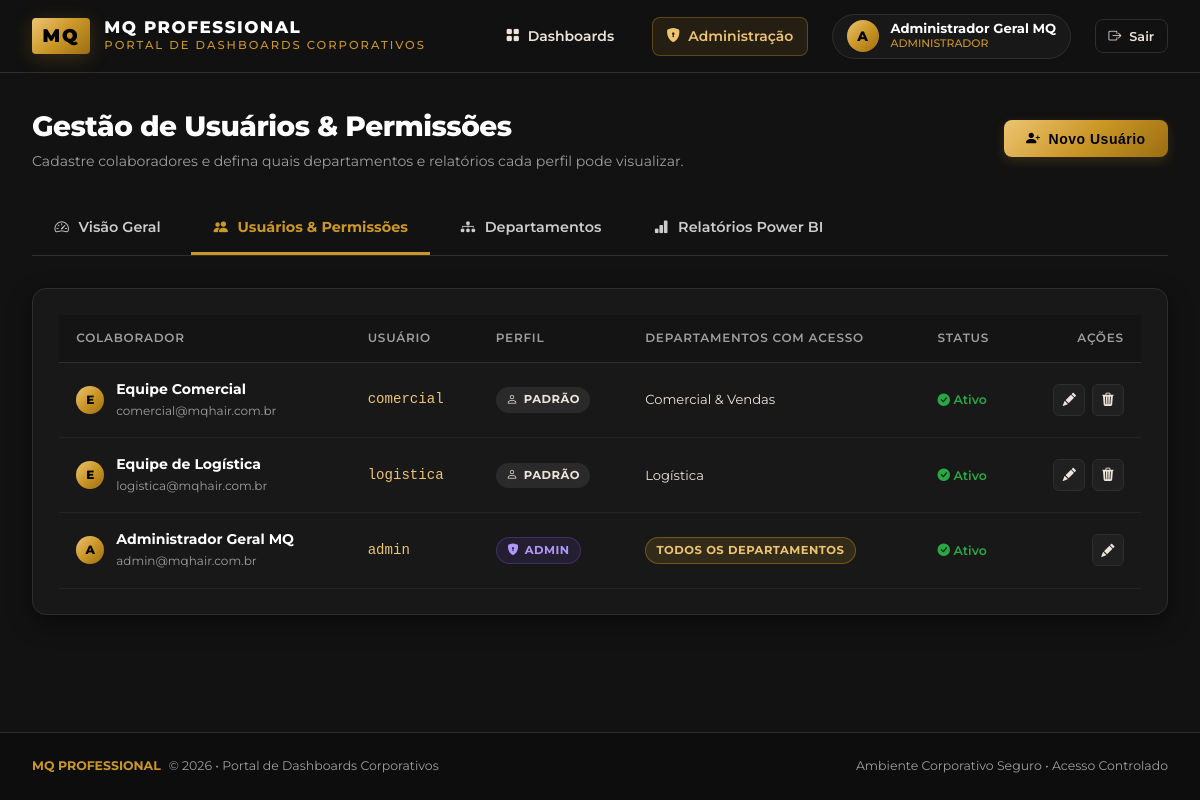
Page /admin/users (signed in) on the committed database.
### tables this page shows
CREATE TABLE users (
        id INTEGER PRIMARY KEY AUTOINCREMENT,
        username TEXT UNIQUE NOT NULL,
        name TEXT NOT NULL,
        email TEXT,
        password_hash TEXT NOT NULL,
        role TEXT DEFAULT 'user', -- 'admin' ou 'user'
        department_id INTEGER,
        active INTEGER DEFAULT 1,
        created_at DATETIME DEFAULT CURRENT_TIMESTAMP,
        FOREIGN KEY (department_id) REFERENCES departments (id) ON DELETE SET NULL
    );

### app.py (the view, shortened to what this page needs)
@app.route('/admin/users', methods=['GET', 'POST'])
@admin_required
def admin_users():
    users = list_all_users()
    departments = list_all_departments()
    user_depts_map = {}
    for u in users:
        user_depts_map[u['id']] = get_user_department_ids(u['id'])
    return render_template('admin/users.html', users=users, departments=departments, user_depts_map=user_depts_map)

### app.py (called while the page is built)
def admin_required(f):
    @wraps(f)
    def decorated_function(*args, **kwargs):
        if 'user_id' not in session:
            flash('Por favor, faça login para acessar esta área.', 'warning')
            return redirect(url_for('login', next=request.url))
        if session.get('role') != 'admin':
            flash('Acesso restrito. Você não possui privilégios de Administrador.', 'danger')
            return redirect(url_for('portal'))
        return f(*args, **kwargs)
    return decorated_function

@app.context_processor
def inject_globals():
    return {
        'current_user': {
            'id': session.get('user_id'),
            'username': session.get('username'),
            'name': session.get('name'),
            'role': session.get('role'),
            'is_admin': session.get('role') == 'admin'
        } if 'user_id' in session else None
    }

### database.py (called while the page is built)
def get_db():
    conn = sqlite3.connect(Config.DATABASE)
    conn.row_factory = sqlite3.Row
    conn.execute("PRAGMA foreign_keys = ON;")
    return conn

def list_all_users():
    conn = get_db()
    users = conn.execute('''
        SELECT u.*, d.name as department_name,
               (SELECT GROUP_CONCAT(d2.name, ', ')
                FROM user_departments ud
                JOIN departments d2 ON ud.department_id = d2.id
                WHERE ud.user_id = u.id) as all_departments
        FROM users u
        LEFT JOIN departments d ON u.department_id = d.id
        ORDER BY u.role DESC, u.name ASC
    ''').fetchall()
    conn.close()
    return [dict(user) for user in users]

def get_user_department_ids(user_id):
    conn = get_db()
    rows = conn.execute('SELECT department_id FROM user_departments WHERE user_id = ?', (user_id,)).fetchall()
    conn.close()
    return [r['department_id'] for r in rows]

def list_all_departments():
    conn = get_db()
    departments = conn.execute('''
        SELECT d.*,
               (SELECT COUNT(*) FROM reports r WHERE r.department_id = d.id AND r.active = 1) as report_count,
               (SELECT COUNT(DISTINCT user_id) FROM user_departments ud WHERE ud.department_id = d.id) as user_count
        FROM departments d
        ORDER BY d.name ASC
    ''').fetchall()
    conn.close()
    return [dict(department) for department in departments]

### templates/admin/users.html (shortened to what this page needs)
{% extends "base.html" %}
{% block extra_css %}
<link rel="stylesheet" href="{{ url_for('static', filename='css/admin.css') }}">
{% endblock %}
{% block content %}
<div class="admin-header">
    <div class="admin-title-group">
        <h1>Gestão de Usuários & Permissões</h1>
        <p>Cadastre colaboradores e defina quais departamentos e relatórios cada perfil pode visualizar.</p>
    </div>
    <button type="button" class="btn-mq-gold" onclick="openModal('createUserModal')">
        <i class="bi bi-person-plus-fill"></i> Novo Usuário
    </button>
</div>
<nav class="admin-nav-tabs">
    <a href="{{ url_for('admin_dashboard') }}" class="admin-tab-link">
        <i class="bi bi-speedometer2"></i> Visão Geral
    </a>
    <a href="{{ url_for('admin_users') }}" class="admin-tab-link active">
        <i class="bi bi-people-fill"></i> Usuários & Permissões
    </a>
    <a href="{{ url_for('admin_departments') }}" class="admin-tab-link">
        <i class="bi bi-diagram-3-fill"></i> Departamentos
    </a>
    <a href="{{ url_for('admin_reports') }}" class="admin-tab-link">
        <i class="bi bi-bar-chart-fill"></i> Relatórios Power BI
    </a>
</nav>
<div class="admin-card">
    <div class="mq-table-responsive">
        <table class="mq-table">
            <thead>
                <tr>
                    <th>Colaborador</th>
                    <th>Usuário</th>
                    <th>Perfil</th>
                    <th>Departamentos com Acesso</th>
                    <th>Status</th>
                    <th style="text-align: right;">Ações</th>
                </tr>
            </thead>
            <tbody>
                {% for u in users %}
                <tr>
                    <td>
                        <div style="display: flex; align-items: center; gap: 0.75rem;">
                            <div class="mq-avatar" style="width: 28px; height: 28px; font-size: 0.75rem;">
                                {{ u.name[:1] | upper }}
                            </div>
                            <div>
                                <span style="font-weight: 700; color: var(--mq-white); display: block;">{{ u.name }}</span>
                                <span style="font-size: 0.75rem; color: var(--mq-gray-muted);">{{ u.email or 'Sem e-mail' }}</span>
                            </div>
                        </div>
                    </td>
                    <td style="font-family: monospace; color: var(--mq-gold-light);">{{ u.username }}</td>
                    <td>
                        {% if u.role == 'admin' %}
                            <span class="mq-badge mq-badge-admin"><i class="bi bi-shield-lock-fill"></i> Admin</span>
                        {% else %}
                            <span class="mq-badge" style="background: rgba(255, 255, 255, 0.08); color: var(--mq-creme-2);"><i class="bi bi-person"></i> Padrão</span>
                        {% endif %}
                    </td>
                    <td>
                        {% if u.role == 'admin' %}
                            <span class="mq-badge mq-badge-gold">Todos os Departamentos</span>
                        {% else %}
                            <span style="font-size: 0.82rem; color: var(--mq-creme-2);">
                                {{ u.all_departments or u.department_name or 'Nenhum atribuído' }}
                            </span>
                        {% endif %}
                    </td>
                    <td>
                        {% if u.active %}
                            <span style="color: var(--mq-success); font-weight: 600; font-size: 0.78rem;"><i class="bi bi-check-circle-fill"></i> Ativo</span>
                        {% else %}
                            <span style="color: var(--mq-danger); font-weight: 600; font-size: 0.78rem;"><i class="bi bi-x-circle-fill"></i> Inativo</span>
                        {% endif %}
                    </td>
                    <td style="text-align: right;">
                        <div class="table-action-btns" style="justify-content: flex-end;">
                            <button type="button" class="btn-icon-action" title="Editar Usuário"
                                    onclick='editUser({{ u | tojson }}, {{ user_depts_map.get(u.id, []) | tojson }})'>
                                <i class="bi bi-pencil-fill"></i>
                            </button>
                            {% if u.id != current_user.id %}
                            <form method="POST" action="{{ url_for('admin_users') }}" onsubmit="return confirm('Deseja realmente remover este usuário permanentemente?');" style="display: inline;">
                                <button type="submit" class="btn-icon-action delete" title="Excluir Usuário">
                                    <i class="bi bi-trash3-fill"></i>
                                </button>
                            </form>
                            {% endif %}
                        </div>
                    </td>
                </tr>
                {% endfor %}
            </tbody>
        </table>
    </div>
</div>
{% endblock %}

### templates/base.html (shortened to what this page needs)
<!DOCTYPE html>
<html lang="pt-BR">
<head>
    <link rel="stylesheet" href="{{ url_for('static', filename='css/mq_theme.css') }}">
    {% block extra_css %}{% endblock %}
</head>
<body>
    {% if current_user %}
    <header class="mq-navbar">
        <div class="mq-brand">
            <a href="{{ url_for('portal') }}" style="display: flex; align-items: center; gap: 0.9rem; text-decoration: none;">
                <span class="mq-logo-badge">MQ</span>
                <div class="mq-brand-text">
                    <span class="mq-brand-title">MQ PROFESSIONAL</span>
                    <span class="mq-brand-sub">Portal de Dashboards Corporativos</span>
                </div>
            </a>
        </div>
        <nav class="mq-nav-menu">
            <a href="{{ url_for('portal') }}" class="mq-nav-link {% if request.endpoint == 'portal' %}active{% endif %}">
                <i class="bi bi-grid-fill"></i> Dashboards
            </a>
            {% if current_user.is_admin %}
            <a href="{{ url_for('admin_dashboard') }}" class="mq-nav-link admin-tag {% if 'admin' in request.endpoint %}active{% endif %}">
                <i class="bi bi-shield-lock-fill"></i> Administração
            </a>
            {% endif %}
            <a href="{{ url_for('profile') }}" class="mq-user-pill" title="Meu Perfil e Senha">
                <div class="mq-avatar">
                    {{ current_user.name[:1] | upper }}
                </div>
                <div class="mq-user-info">
                    <span class="mq-user-name">{{ current_user.name }}</span>
                    <span class="mq-user-role">
                        {% if current_user.is_admin %}ADMINISTRADOR{% else %}COLABORADOR{% endif %}
                    </span>
                </div>
            </a>
            <a href="{{ url_for('logout') }}" class="btn-mq-outline" style="padding: 0.4rem 0.8rem; font-size: 0.8rem;" title="Encerrar Sessão">
                <i class="bi bi-box-arrow-right"></i> Sair
            </a>
        </nav>
    </header>
    {% endif %}
    <main class="mq-main-content">
        {% block content %}{% endblock %}
    </main>
    <footer class="mq-footer">
        <div class="mq-footer-copy">
            <span class="mq-footer-gold">MQ PROFESSIONAL</span> &copy; 2026 • Portal de Dashboards Corporativos
        </div>
        <div>
            <span>Ambiente Corporativo Seguro • Acesso Controlado</span>
        </div>
    </footer>
</body>
</html>

### static/css/admin.css (style rules this page uses)
.admin-header { display: flex; justify-content: space-between; align-items: center; margin-bottom: 2rem; flex-wrap: wrap; gap: 1rem; }
.admin-title-group h1 { font-size: 1.75rem; font-weight: 800; color: var(--mq-white); letter-spacing: -0.5px; }
.admin-title-group p { color: var(--mq-gray-muted); font-size: 0.88rem; margin-top: 0.2rem; }
.admin-nav-tabs { display: flex; gap: 0.5rem; border-bottom: 1px solid var(--mq-border); margin-bottom: 2rem; overflow-x: auto; }
.admin-tab-link { padding: 0.85rem 1.4rem; font-size: 0.9rem; font-weight: 600; color: var(--mq-gray-light); border-bottom: 3px solid transparent; display: inline-flex; align-items: center; gap: 0.6rem; transition: var(--transition-smooth); text-decoration: none; white-space: nowrap; }
.admin-tab-link.active { color: var(--mq-gold); border-bottom-color: var(--mq-gold); font-weight: 700; }
.admin-card { background: #181818; border: 1px solid var(--mq-border); border-radius: 14px; padding: 1.6rem; box-shadow: var(--shadow-card); margin-bottom: 2rem; }
.mq-table-responsive { width: 100%; overflow-x: auto; }
.mq-table { width: 100%; border-collapse: collapse; text-align: left; font-size: 0.88rem; }
.mq-table th { padding: 0.9rem 1.1rem; background: #141414; color: var(--mq-gray-muted); font-weight: 600; text-transform: uppercase; font-size: 0.75rem; letter-spacing: 0.75px; border-bottom: 1px solid var(--mq-border); }
.mq-table td { padding: 1rem 1.1rem; border-bottom: 1px solid var(--mq-border-subtle); color: var(--mq-creme-2); vertical-align: middle; }
.table-action-btns { display: flex; align-items: center; gap: 0.4rem; }
.btn-icon-action { width: 32px; height: 32px; display: inline-flex; align-items: center; justify-content: center; border-radius: 6px; border: 1px solid var(--mq-border); background: #202020; color: var(--mq-creme-2); cursor: pointer; transition: var(--transition-smooth); }

### rows in the picture
users: name "Administrador Geral MQ", name "A", email "admin@mqhair.com.br", username "admin", role "admin" (drawn), active 1 (drawn)
users: name "E", name "Equipe Comercial", email "comercial@mqhair.com.br", username "comercial", role "user" (drawn), all_departments "Comercial & Vendas", active 1 (drawn)
users: name "E", name "Equipe de Logística", email "logistica@mqhair.com.br", username "logistica", role "user" (drawn), all_departments "Logística", active 1 (drawn)

### other values in the picture
{{ current_user.name[:1] | upper }} "A"
